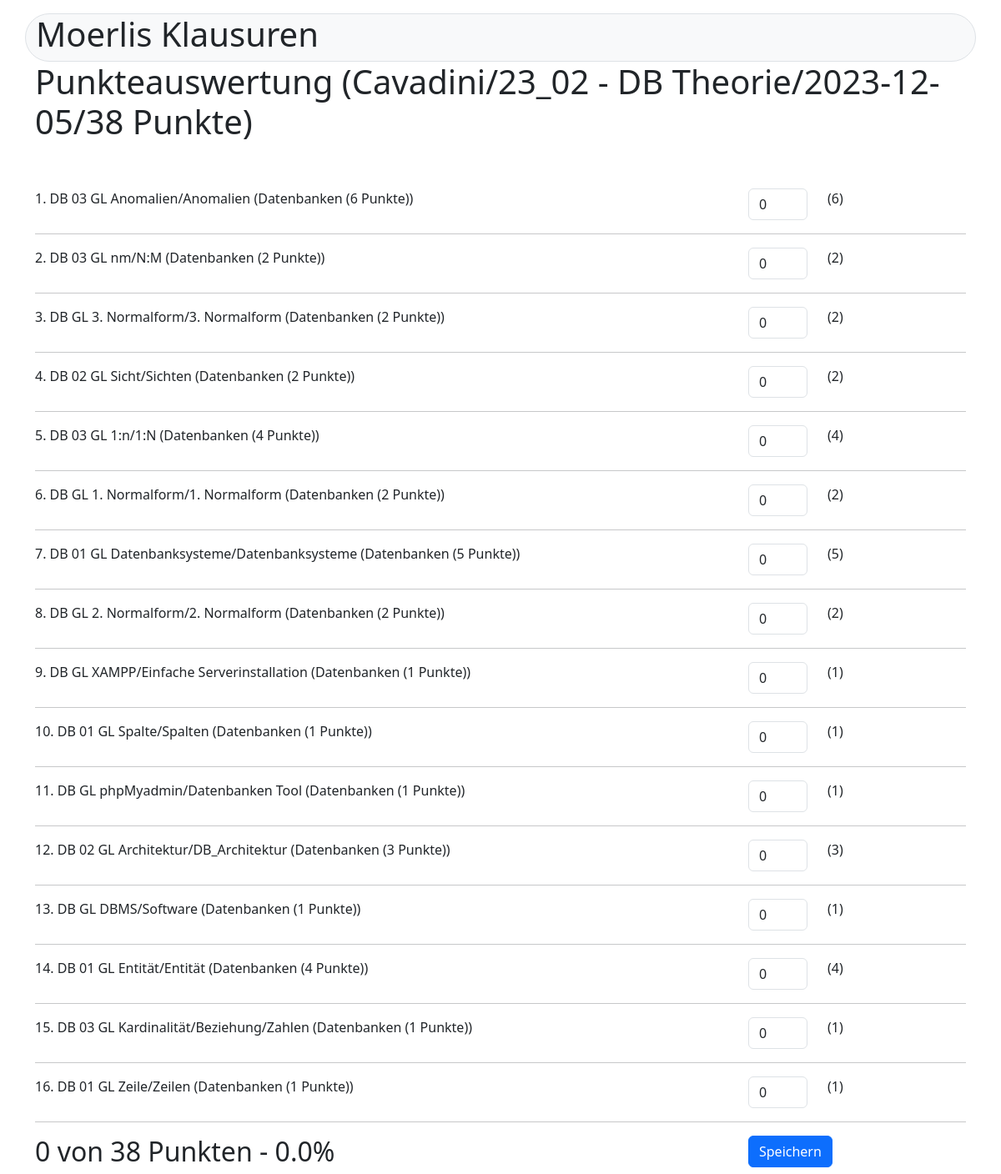
The app's page /klausur/evaluation2/6/5 (signed in) with its own data.
### klausur/models.py (models this page shows, shortened)
class Teilnehmer(models.Model):
    name = models.CharField(("Name"), max_length=250)
    info = models.TextField("Infos", blank=True, null=True)
    class Meta:
        verbose_name = "Teilnehmer"
        verbose_name_plural = "Teilnehmers"
        ordering = ["name"]
    def __str__(self):
        return self.name

class Klausur(models.Model):
    titel = models.CharField(("Titel"), max_length=50)
    thema = models.CharField(("Thema"), max_length=50)
    termin = models.DateTimeField(("termin"), auto_now=False, auto_now_add=False)
    gruppe = models.ForeignKey(Gruppe, verbose_name=("Gruppe"), on_delete=models.CASCADE, null=True)
    fragen = models.ManyToManyField(Frage, verbose_name=("Fragen"))
    @property
    def get_gesamtpunkte(self):
        fragen = self.fragen.all()
        gesamtpunkte = sum(frage.punkte for frage in fragen)
        return gesamtpunkte
    class Meta:
        verbose_name = ("Klausur")
        verbose_name_plural = ("Klausuren")
        ordering = [ 'gruppe', '-termin']
    def __str__(self):
        return f"{self.gruppe} - {self.titel}/{self.termin.date()}/{self.get_gesamtpunkte} Punkte"

class Gruppe(models.Model):
    name = models.CharField("Bezeichnung", max_length=50)
    teilnehmer = models.ManyToManyField(Teilnehmer, verbose_name="Teilnehmer")
    class Meta:
        verbose_name = ("Gruppe")
        verbose_name_plural = ("Gruppen")
        ordering = ['name']
    def __str__(self):
        return self.name

class Frage(models.Model):
    titel = models.CharField(("Titel"), max_length=250)
    inhalt = models.CharField("Inhalt", max_length=50, default="?")
    frage = models.TextField(("Frage"))
    musterantwort = models.TextField(("Musterantwort"), default ="")
    bild = models.ImageField(("Bild"), blank=True, null=True)
    bildmuster = models.ImageField(("Bild Muster"), blank=True, null=True)
    bildbreite = models.IntegerField(("Bildbreite in %"), default=80)
    thema = models.ForeignKey(Thema, verbose_name=("Thema"), on_delete=models.RESTRICT)
    punkte = models.IntegerField(("Erreichbare Punkte"), default=1)
    schwierigkeit = models.IntegerField(("Schwierigkeit") , default=2)
    class Meta:
        verbose_name = ("Frage")
        verbose_name_plural = ("Fragen")
        ordering = ['thema', 'titel', ]
    def __str__(self):
        return f"{self.titel}/{self.inhalt} ({self.thema} ({self.punkte} Punkte))"

class Klausurthema(models.Model):
    klausur = models.ForeignKey(Klausur, verbose_name=("Klausur"), on_delete=models.CASCADE)
    frage = models.ForeignKey(Frage, verbose_name=("Frage"), on_delete=models.RESTRICT)
    position = models.IntegerField(("Position"), default=1)
    seitenwechsel = models.BooleanField(("Seitenwechsel im Anschluss"), default=False)
    class Meta:
        verbose_name = ("Klausur-Thema")
        verbose_name_plural = ("Klausur-Themen")
        ordering = ['klausur', 'position']

class Thema(models.Model):
    titel = models.CharField(("Titel"), max_length=250, primary_key=True)
    kommentar = models.TextField(("Kommentar"), blank=True, null=True)
    class Meta:
        verbose_name = ("Thema")
        verbose_name_plural = ("Themas")
        ordering = ['titel']
    def __str__(self):
        return self.titel

### klausur/views.py (the view, shortened to what this page needs)
# urls.py: path('evaluation2/<int:klausur>/<int:tn>', views.evaluation2, name= 'evaluation2'),
@permission_required('klausur.view_teilnehmer')
def evaluation2(request, klausur, tn):
    ds_klausur = Klausur.objects.get(id=klausur)
    ds_tn = Teilnehmer.objects.get(id=tn)
    ds_fragen = ds_klausur.fragen.all()
    pos_fragen = Klausurthema.objects.filter(klausur = klausur)
    list_fragen = []
    sum = 0
    for frage in pos_fragen:
        if request.method == "POST":
            numb_str = request.POST["punkte_"+str(frage.frage.id)]
            if len(numb_str) > 0:
                number = int(numb_str)
            else:
                number = 0
        else:
            ds_answer=Answer.objects.filter(teilnehmer=ds_tn, klausur=ds_klausur, frage=frage.frage)
            if len(ds_answer) == 0:                                     # Kein DS vorhanden
                number=0
            else:
                number=ds_answer[0].punkte
        sum += number
        list_fragen.append((frage, number))
        prozent = round(sum / ds_klausur.get_gesamtpunkte * 100, 1)
    content = {
        "klausur": ds_klausur,
        "teilnehmer": ds_tn,
        "fragen": list_fragen,
        "sum": sum,
        "max": ds_klausur.get_gesamtpunkte,
        "prozent": prozent
    }
    return render(request, "evaluation2.html", content)

### klausur/templates/evaluation2.html (shortened to what this page needs)
{% extends "start.html" %}
{% block content %}
    <h1>Punkteauswertung ({{teilnehmer}}/{{klausur}})</h1>
    <br />
    <br />
    <form method="POST">
        {% for frage in  fragen %}
        <div class="mb-3 row">
            <div class="col-9">{{forloop.counter}}. {{frage.0.frage}} </div>
            <div class="col-1"><input type="number" class="form-control" name="punkte_{{frage.0.frage.id}}" onchange="this.form.submit()" value="{{frage.1}}"></div>
            <div class="col-auto">({{frage.0.frage.punkte}})</div>
        </div>
        <hr />
        {% endfor %}
        <div class = "row">
            <div class="col-9"><h2>{{sum}} von {{max}} Punkten - {{prozent}}% </h2></div>
            <div class="col-auto"><button type="submit" class="btn btn-primary" name="button" value="save">Speichern</button></div>
        </div>
    </form>
{% endblock content %}

### records on screen
Teilnehmer: name "Cavadini"
Klausur: gruppe+titel+termin "23_02 - DB Theorie/2023-12-05/38 Punkte"
Klausurthema: frage.punkte "DB 03 GL Anomalien/Anomalien (Datenbanken (6 Punkte))", frage "0", frage.punkte "6"
Klausurthema: frage.punkte "DB 03 GL nm/N:M (Datenbanken (2 Punkte))", frage "0", frage.punkte "2"
Klausurthema: frage.punkte "DB GL 3. Normalform/3. Normalform (Datenbanken (2 Punkte))", frage "0", frage.punkte "2"
Klausurthema: frage.punkte "DB 02 GL Sicht/Sichten (Datenbanken (2 Punkte))", frage "0", frage.punkte "2"
Klausurthema: frage.punkte "DB 03 GL 1:n/1:N (Datenbanken (4 Punkte))", frage "0", frage.punkte "4"
Klausurthema: frage.punkte "DB GL 1. Normalform/1. Normalform (Datenbanken (2 Punkte))", frage "0", frage.punkte "2"
Klausurthema: frage.punkte "DB 01 GL Datenbanksysteme/Datenbanksysteme (Datenbanken (5 Punkte))", frage "0", frage.punkte "5"
Klausurthema: frage.punkte "DB GL 2. Normalform/2. Normalform (Datenbanken (2 Punkte))", frage "0", frage.punkte "2"
Klausurthema: frage.punkte "DB GL XAMPP/Einfache Serverinstallation (Datenbanken (1 Punkte))", frage "0", frage.punkte "1"
Klausurthema: frage.punkte "DB 01 GL Spalte/Spalten (Datenbanken (1 Punkte))", frage "0", frage.punkte "1"
Klausurthema: frage.punkte "DB GL phpMyadmin/Datenbanken Tool (Datenbanken (1 Punkte))", frage "0", frage.punkte "1"
Klausurthema: frage.punkte "DB 02 GL Architektur/DB_Architektur (Datenbanken (3 Punkte))", frage "0", frage.punkte "3"
Klausurthema: frage.punkte "DB GL DBMS/Software (Datenbanken (1 Punkte))", frage "0", frage.punkte "1"
Klausurthema: frage.punkte "DB 01 GL Entität/Entität (Datenbanken (4 Punkte))", frage "0", frage.punkte "4"
Klausurthema: frage.punkte "DB 03 GL Kardinalität/Beziehung/Zahlen (Datenbanken (1 Punkte))", frage "0", frage.punkte "1"
Klausurthema: frage.punkte "DB 01 GL Zeile/Zeilen (Datenbanken (1 Punkte))", frage "0", frage.punkte "1"

### other values on screen
{{ sum }} "0"
{{ max }} "38"
{{ prozent }} "0.0"
